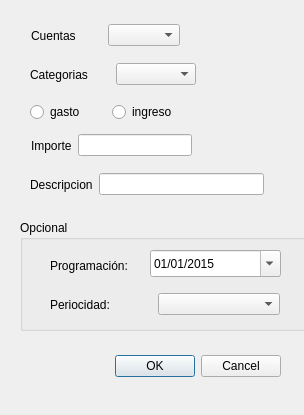
<?xml version="1.0" encoding="UTF-8"?>
<ui version="4.0">
 <class>NuevoMovimiento</class>
 <widget class="QDialog" name="NuevoMovimiento">
  <property name="geometry">
   <rect>
    <x>0</x>
    <y>0</y>
    <width>304</width>
    <height>415</height>
   </rect>
  </property>
  <property name="windowTitle">
   <string>Nuevo Movimiento</string>
  </property>
  <widget class="QDialogButtonBox" name="buttonBox">
   <property name="geometry">
    <rect>
     <x>100</x>
     <y>350</y>
     <width>181</width>
     <height>32</height>
    </rect>
   </property>
   <property name="orientation">
    <enum>Qt::Horizontal</enum>
   </property>
   <property name="standardButtons">
    <set>QDialogButtonBox::Cancel|QDialogButtonBox::Ok</set>
   </property>
  </widget>
  <widget class="QWidget" name="layoutWidget">
   <property name="geometry">
    <rect>
     <x>30</x>
     <y>60</y>
     <width>166</width>
     <height>29</height>
    </rect>
   </property>
   <layout class="QHBoxLayout" name="horizontalLayout">
    <item>
     <widget class="QLabel" name="label_2">
      <property name="text">
       <string>Categorias</string>
      </property>
     </widget>
    </item>
    <item>
     <widget class="QComboBox" name="comboCateg"/>
    </item>
   </layout>
  </widget>
  <widget class="QWidget" name="layoutWidget1">
   <property name="geometry">
    <rect>
     <x>31</x>
     <y>21</y>
     <width>149</width>
     <height>29</height>
    </rect>
   </property>
   <layout class="QHBoxLayout" name="horizontalLayout_2">
    <item>
     <widget class="QLabel" name="label">
      <property name="text">
       <string>Cuentas</string>
      </property>
     </widget>
    </item>
    <item>
     <widget class="QComboBox" name="comboCuentas"/>
    </item>
   </layout>
  </widget>
  <widget class="QWidget" name="layoutWidget2">
   <property name="geometry">
    <rect>
     <x>30</x>
     <y>100</y>
     <width>157</width>
     <height>24</height>
    </rect>
   </property>
   <layout class="QHBoxLayout" name="horizontalLayout_3">
    <item>
     <widget class="QRadioButton" name="radioGasto">
      <property name="text">
       <string>gasto</string>
      </property>
     </widget>
    </item>
    <item>
     <widget class="QRadioButton" name="radioIngreso">
      <property name="text">
       <string>ingreso</string>
      </property>
     </widget>
    </item>
   </layout>
  </widget>
  <widget class="QWidget" name="layoutWidget3">
   <property name="geometry">
    <rect>
     <x>31</x>
     <y>131</y>
     <width>161</width>
     <height>29</height>
    </rect>
   </property>
   <layout class="QHBoxLayout" name="horizontalLayout_4">
    <item>
     <widget class="QLabel" name="label_3">
      <property name="text">
       <string>Importe</string>
      </property>
     </widget>
    </item>
    <item>
     <widget class="QLineEdit" name="lineImporte"/>
    </item>
   </layout>
  </widget>
  <widget class="QWidget" name="layoutWidget4">
   <property name="geometry">
    <rect>
     <x>30</x>
     <y>170</y>
     <width>234</width>
     <height>29</height>
    </rect>
   </property>
   <layout class="QHBoxLayout" name="horizontalLayout_5">
    <item>
     <widget class="QLabel" name="label_4">
      <property name="text">
       <string>Descripcion</string>
      </property>
     </widget>
    </item>
    <item>
     <widget class="QLineEdit" name="lineDes"/>
    </item>
   </layout>
  </widget>
  <widget class="QGroupBox" name="groupBox">
   <property name="geometry">
    <rect>
     <x>20</x>
     <y>220</y>
     <width>321</width>
     <height>111</height>
    </rect>
   </property>
   <property name="title">
    <string>Opcional</string>
   </property>
   <widget class="QWidget" name="layoutWidget5">
    <property name="geometry">
     <rect>
      <x>30</x>
      <y>70</y>
      <width>230</width>
      <height>29</height>
     </rect>
    </property>
    <layout class="QHBoxLayout" name="horizontalLayout_7">
     <item>
      <widget class="QLabel" name="label_6">
       <property name="text">
        <string>Periocidad:</string>
       </property>
      </widget>
     </item>
     <item>
      <widget class="QComboBox" name="comboPeriocidad">
       <item>
        <property name="text">
         <string/>
        </property>
       </item>
       <item>
        <property name="text">
         <string>Cada mes</string>
        </property>
       </item>
       <item>
        <property name="text">
         <string>Cada dos meses</string>
        </property>
       </item>
       <item>
        <property name="text">
         <string>Cada año</string>
        </property>
       </item>
      </widget>
     </item>
    </layout>
   </widget>
   <widget class="QLabel" name="label_5">
    <property name="geometry">
     <rect>
      <x>30</x>
      <y>30</y>
      <width>103</width>
      <height>31</height>
     </rect>
    </property>
    <property name="text">
     <string>Programación: </string>
    </property>
   </widget>
   <widget class="QDateTimeEdit" name="dateTimeEdit">
    <property name="geometry">
     <rect>
      <x>130</x>
      <y>30</y>
      <width>131</width>
      <height>27</height>
     </rect>
    </property>
    <property name="dateTime">
     <datetime>
      <hour>0</hour>
      <minute>0</minute>
      <second>0</second>
      <year>2015</year>
      <month>1</month>
      <day>1</day>
     </datetime>
    </property>
    <property name="date">
     <date>
      <year>2015</year>
      <month>1</month>
      <day>1</day>
     </date>
    </property>
    <property name="maximumDate">
     <date>
      <year>3000</year>
      <month>12</month>
      <day>28</day>
     </date>
    </property>
    <property name="minimumDate">
     <date>
      <year>1788</year>
      <month>9</month>
      <day>14</day>
     </date>
    </property>
    <property name="currentSection">
     <enum>QDateTimeEdit::DaySection</enum>
    </property>
    <property name="displayFormat">
     <string>dd/MM/yyyy</string>
    </property>
    <property name="calendarPopup">
     <bool>true</bool>
    </property>
   </widget>
  </widget>
  <zorder>groupBox</zorder>
  <zorder>buttonBox</zorder>
 </widget>
 <resources/>
 <connections>
  <connection>
   <sender>buttonBox</sender>
   <signal>accepted()</signal>
   <receiver>NuevoMovimiento</receiver>
   <slot>accept()</slot>
   <hints>
    <hint type="sourcelabel">
     <x>248</x>
     <y>254</y>
    </hint>
    <hint type="destinationlabel">
     <x>157</x>
     <y>274</y>
    </hint>
   </hints>
  </connection>
  <connection>
   <sender>buttonBox</sender>
   <signal>rejected()</signal>
   <receiver>NuevoMovimiento</receiver>
   <slot>reject()</slot>
   <hints>
    <hint type="sourcelabel">
     <x>316</x>
     <y>260</y>
    </hint>
    <hint type="destinationlabel">
     <x>286</x>
     <y>274</y>
    </hint>
   </hints>
  </connection>
 </connections>
</ui>
